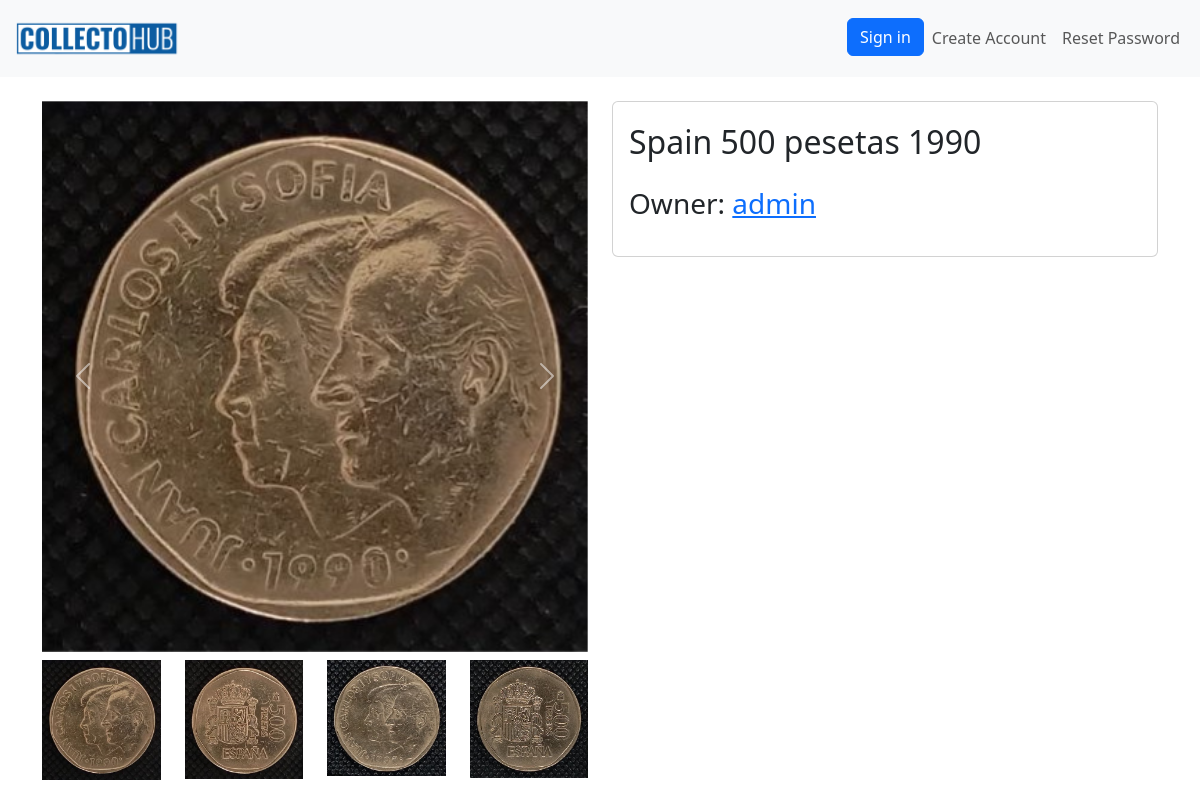
The page /coin/14/ on the database its author committed.
### coins/models.py (models this page shows)
class Coin(models.Model):
    img_front = models.ImageField(upload_to='products_image', blank=True)
    img_back = models.ImageField(upload_to='products_image', blank=True)
    img_add_1 = models.ImageField(upload_to='products_image', blank=True)
    img_add_2 = models.ImageField(upload_to='products_image', blank=True)
    country = models.ForeignKey(Country, on_delete=models.CASCADE, related_name='coins')  # Reference to Country
    denomination = models.CharField(max_length=150)  # Denomination
    year = models.IntegerField()  # Year
    material = models.CharField(max_length=15, blank=True, choices=material_choices)  # Material
    safety = models.CharField(max_length=2, blank=True, choices=safety_choices)  # Optional field for admin use
    weight = models.FloatField(blank=True, null=True)  # Weight
    diameter = models.FloatField(blank=True, null=True)  # Diameter
    thickness = models.FloatField(blank=True, null=True)  # Thickness
    circulation = models.IntegerField(blank=True, null=True)  # Circulation
    owner = models.ForeignKey(User, on_delete=models.CASCADE, related_name='coins')
    box = models.ForeignKey('Box', on_delete=models.SET_NULL, blank=True, null=True, related_name='coins')
    status = models.CharField(max_length=1, choices=status_choices_coin, default='a')
    views_counter = models.IntegerField(default=0)
    class Meta:
        verbose_name = 'Coin'
        verbose_name_plural = 'Coins'
    def __str__(self):
        return f'{self.country.name} - {self.denomination} - {self.year}'

class Country(models.Model):
    name = models.CharField(max_length=150, unique=True)
    continent = models.ForeignKey(Continent, on_delete=models.CASCADE, related_name="countries")
    class Meta:
        verbose_name = "Country"
        verbose_name_plural = "Countries"
    def __str__(self):
        return self.name

### coins/views.py (the view)
# urls.py: path('coin/<int:pk>/', views.CoinDetailView.as_view(), name='coin-detail'),
class CoinDetailView(DetailView):
    model = Coin
    extra_context = {
        'form': MessageForm(),
    }
    def get_object(self, queryset=None):
        object = super().get_object(queryset=queryset)
        object.views_counter += 1
        object.save()
        return object

### coins/context_processors.py (called while the page is built)
def statistics_processor(request):
    return {
        'num_coins': Coin.objects.filter(status='a').count()
    }

### coins/templates/coins/coin_detail.html (shortened to what this page needs)
{% extends 'coins/base.html' %}
{% block content %}
<div class="row" >
    <div class="col-6 text-center">
        <div id="carouselExample" class="carousel slide">
            <div class="carousel-inner">
              <div class="carousel-item active">
                <img src="{{ coin.img_front.url }}" class="d-block w-100" alt="...">
              </div>
            </div>
            <button class="carousel-control-prev" type="button" data-bs-target="#carouselExample" data-bs-slide="prev">
              <span class="carousel-control-prev-icon" aria-hidden="true"></span>
            </button>
            <button class="carousel-control-next" type="button" data-bs-target="#carouselExample" data-bs-slide="next">
              <span class="carousel-control-next-icon" aria-hidden="true"></span>
            </button>
          </div>
        <div class="row mt-2">
            <div class="col-3">
            <img id='img-front' class="w-100" src="{{ coin.img_front.url }}" alt="">
            </div>
            <div class="col-3">
                <img id="img-back" class="w-100" src="{{ coin.img_back.url }}" alt="">
            </div>
            {% if coin.img_add_1 %}
            <div class="col-3">
                <img id="img-add-1" class="w-100" src="{{ coin.img_add_1.url }}" alt="">
            </div>
            {% endif %}
            {% if coin.img_add_2 %}
            <div class="col-3">
                <img id="img-add-2" class="w-100" src="{{ coin.img_add_2.url }}" alt="">
            </div>
            {% endif %}
        </div>
    </div>
    <div class="col-6">
       <div class="card">
           <div class="card-body">
                <p class="fs-2">
                    {{ coin.country }} {{ coin.denomination }} {{ coin.year }}
               </p>
               <p class="fs-3">
                Owner: <a href="{% url 'coins:user-cabinet' pk=coin.owner.id %}">{{ coin.owner }}</a>
               </p>
            </div>
        </div>
    </div>
</div>
{% endblock %}

### rows shown on the page
Coin: img_front (picture), img_back (picture), img_add_1 (picture), img_add_2 (picture), country "Spain", denomination "500 pesetas", year "1990", owner "admin"
